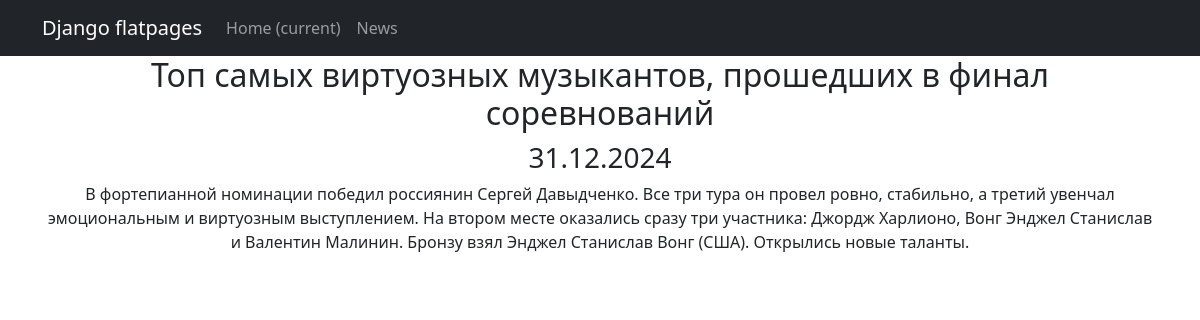
The page /news/3/ on the database as committed earlier.
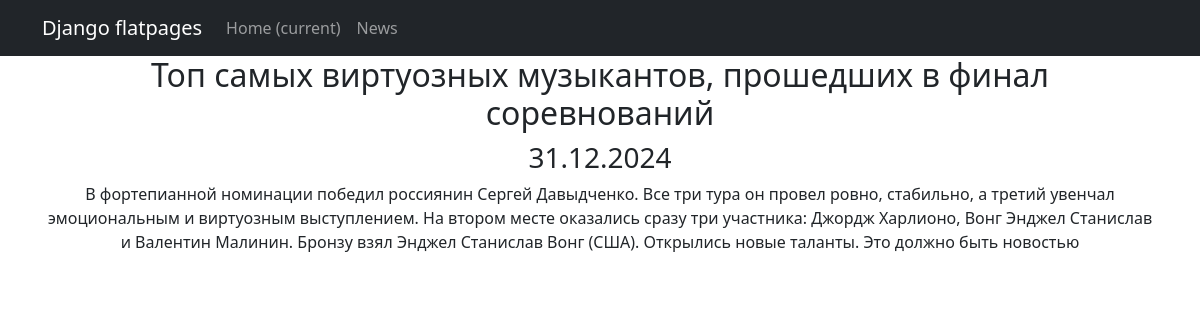
The same page on the database as committed later.
### news/models.py (models this page shows, shortened)
class Post(models.Model):
    article = 'AR'
    news = 'NE'
    POSTS = [
        (article, 'статья'),
        (news, 'новость')]
    author = models.ForeignKey(Author, on_delete=models.CASCADE)
    category = models.ManyToManyField(Category, through='PostCategory')
    content_type = models.CharField(max_length=2,
                                    choices=POSTS,
                                    default=article)
    datetime = models.DateTimeField(auto_now_add=True)
    heading = models.CharField(max_length=255)
    content = models.TextField()
    rating = models.IntegerField(default=0)

### news/views.py (the view)
# urls.py: path('<int:pk>/', NewsDetail.as_view(),name='one_news'),
class NewsDetail(DetailView):
    model = Post
    template_name = 'newsone.html'
    context_object_name = 'one_news'

### news/templatetags/custom_filtres.py (called while the page is built)
@register.filter()
def censor(value):
    if not isinstance(value, str):
        return value
    bad_words = ['салат', 'картофель', 'слово']
    for word in bad_words:
        censored_word = word[0] + '*' * (len(word) - 1)
        value = value.replace(word, censored_word)
    return value

### templates/newsone.html (shortened to what this page needs)
{% extends 'flatpages/default.html' %}
{% load custom_filtres %}
{% block content %}
<h2>{{ one_news.heading|censor }}</h2>
<h3>{{ one_news.datetime|date:"d.m.Y" }}</h3>
<p>{{ one_news.content|censor}}</p>
{% endblock content %}

Rows that differ between the two databases and show on the page:
changed Post "Топ самых виртуозных музыкантов, прошедших в финал соревнований": content|censor "…(США). Открылись новые таланты." → "…(США). Открылись новые таланты. Это должно быть новостью"
